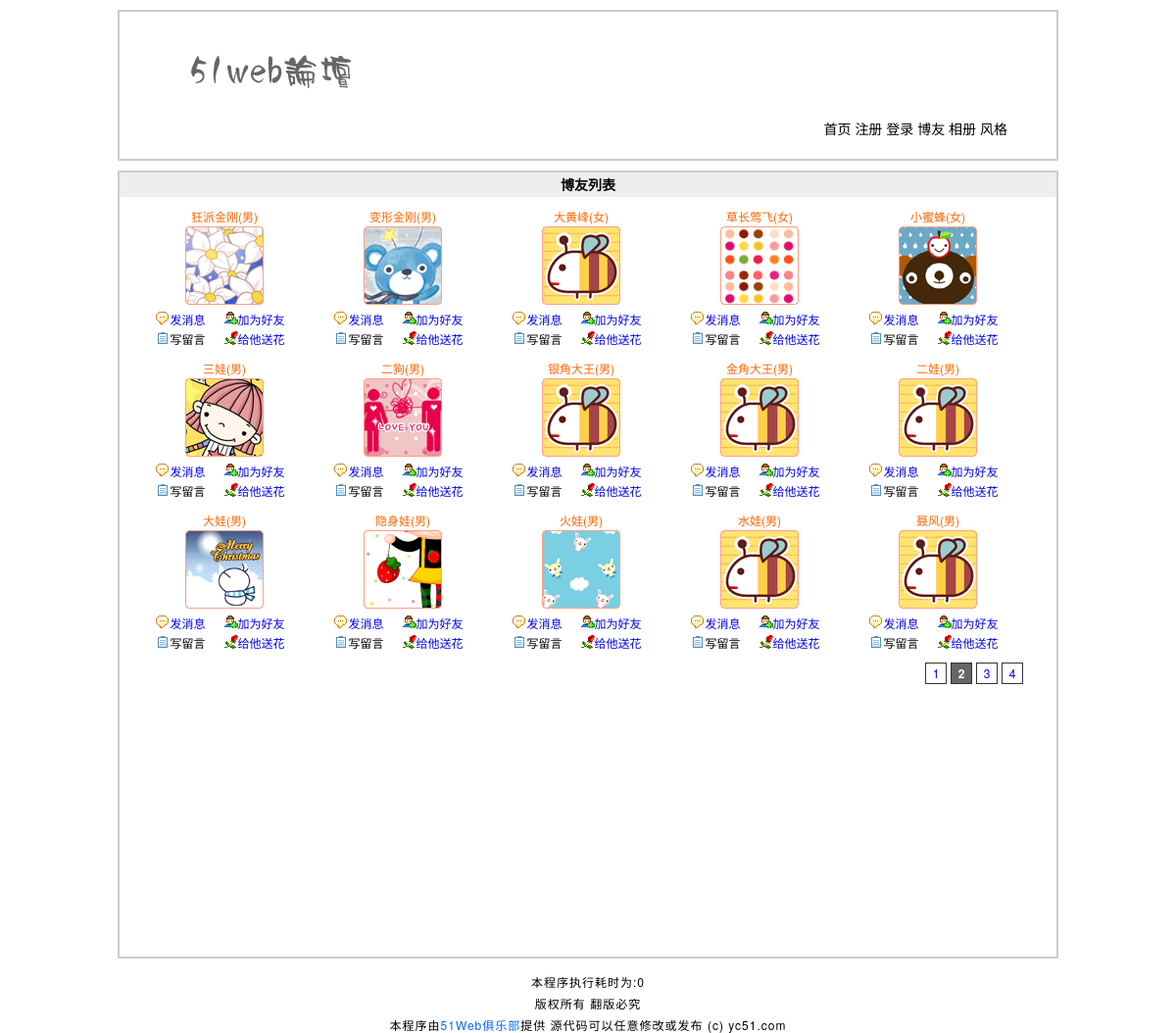
Screenshot of /blog.php?page=2 with the database file from the repository.
### tables this page shows
CREATE TABLE `tg_user` (
  `dg_id` mediumint(8) unsigned NOT NULL auto_increment COMMENT '//自动编号',
  `dg_uniqid` char(40) NOT NULL COMMENT '//验证登录唯一标识符',
  `dg_active` char(40) NOT NULL COMMENT '//激活账户的唯一标识符',
  `dg_username` varchar(20) NOT NULL COMMENT '//用户名',
  `dg_password` char(40) NOT NULL COMMENT '//密码',
  `dg_question` varchar(20) NOT NULL COMMENT '//问题',
  `dg_answer` char(40) NOT NULL COMMENT '//答案',
  `dg_email` varchar(40) default NULL COMMENT '//邮件',
  `dg_qq` varchar(10) default NULL COMMENT '//QQ',
  `dg_url` varchar(40) default NULL COMMENT '//网址',
  `dg_sex` char(1) NOT NULL COMMENT '//性别',
  `dg_face` char(12) NOT NULL COMMENT '//头像',
  `dg_switch` tinyint(1) unsigned NOT NULL default '1' COMMENT '//个性签名开关',
  `dg_autograph` varchar(200) default NULL COMMENT '//个性签名',
  `dg_level` tinyint(1) unsigned NOT NULL default '0' COMMENT '//会员等级',
  `dg_reg_time` datetime NOT NULL COMMENT '//注册时间',
  `dg_last_time` datetime NOT NULL COMMENT '//最后登录时间',
  `dg_last_ip` varchar(20) NOT NULL COMMENT '//最后登录的IP',
  `tg_login_count` smallint(4) unsigned NOT NULL default '0' COMMENT '//登录次数统计',
  PRIMARY KEY  (`dg_id`)
);

### blog.php (the view, shortened to what this page needs)
<?php
	global $_pagesize,$_pagenum;
		$result = mysql_query("        SELECT
				                               dg_id, dg_username,dg_sex,dg_face
				                         FROM
				                               tg_user
				                     ORDER BY
				                               dg_reg_time
				                         DESC
				                        LIMIT
				                               $_pagenum,$_pagesize
	                        ");
?>
<!DOCTYPE html>
<html>
	<head>
		<link rel="stylesheet" type="text/css" href="css/1/basic.css"/>
		<link rel="stylesheet" type="text/css" href="css/1/blog.css"/>
	</head>
	<body>
	<?php
		require ROOT_PATH.'includes/header.inc.php';
	?>
	<div id="blog">
		<h2>博友列表</h2>
		<?php
		     $_html = array();
		     while  ($rows = mysql_fetch_array($result,MYSQL_ASSOC)) {
			 $_html['id'] = $rows['dg_id'];
			 $_html['username'] = $rows['dg_username'];
			 $_html['sex'] = $rows['dg_sex'];
		     $_html['face'] = $rows['dg_face'];
			 $_html = _html($_html);
		?>
		<dl>
			<dd class="user"><?php echo $_html['username'] ?>(<?php echo $_html['sex'] ?>)</dd>
			<dt><img src="<?php echo $_html['face'] ?>" alt="<?php echo $_html['face'] ?>" /></dt>
			<dd class="message"><a href="javascript:;" name="message" title="<?php echo $_html['id']?>">发消息</a></dd>
			<dd class="friend"><a href="javascript:;" name="friend" title="<?php echo $_html['id']?>">加为好友</a></dd>
			<dd class="guest">写留言</dd>
			<dd class="flower"><a href="javascript:;" name="flower" title="<?php echo $_html['id']?>">给他送花</a></dd>
		</dl>
		<?php }?>
	</div>
	<?php
		require ROOT_PATH.'includes/footer.inc.php';
	?>
</body>
</html>

### css/1/basic.css (style rules this page uses)
body,h1,h2,h3,h4,h5,p,span,dl,dd,ul,ol,form,input,textarea,th,td,select { margin:0; padding:0; }
a { text-decoration:none; }
img { border:none; vertical-align:top; }
body { font-family: "Helvetica Neue", Helvetica, Arial, "Microsoft Yahei UI", "Microsoft YaHei", SimHei, "\5B8B\4F53", simsun, sans-serif; width:960px; margin:0 auto; background:#fff; font-size:14px; }
h2 { font-size:14px; background:#eee; height:25px; line-height:25px; text-indent:10px; }

### css/1/blog.css (style rules this page uses)
#blog { width:auto; height:800px; border:2px solid #ccc; font-size:12px; }
#blog h2 { text-indent:0; text-align:center; }
#blog dl { width:150px; margin:10px 0 0 32px; float:left; }
#blog dl dt { width:150px; margin:0 0 5px 0; }
#blog dl dt img { margin:0 auto; display:block; }
#blog dl dd { height:20px; line-height:20px; text-align:center; width:75px; float:left; }
#blog dl dd.user { width:150px; float:none; color:#f60; }
#blog dl dd.message { background:url(../../images/x1.gif) no-repeat 5px 35%; }
#blog dl dd.friend { background:url(../../images/x2.gif) no-repeat left 35%; }
#blog dl dd.guest { background:url(../../images/x3.gif) no-repeat 5px 35%; }
#blog dl dd.flower { background:url(../../images/x4.gif) no-repeat left 35%; }

### rows the page displays
tg_user: dg_username "狂派金刚", dg_sex "男", dg_face (picture)
tg_user: dg_username "变形金刚", dg_sex "男", dg_face (picture)
tg_user: dg_username "大黄峰", dg_sex "女", dg_face (picture)
tg_user: dg_username "草长莺飞", dg_sex "女", dg_face (picture)
tg_user: dg_username "小蜜蜂", dg_sex "女", dg_face (picture)
tg_user: dg_username "三娃", dg_sex "男", dg_face (picture)
tg_user: dg_username "二狗", dg_sex "男", dg_face (picture)
tg_user: dg_username "银角大王", dg_sex "男", dg_face (picture)
tg_user: dg_username "金角大王", dg_sex "男", dg_face (picture)
tg_user: dg_username "二娃", dg_sex "男", dg_face (picture)
tg_user: dg_username "大娃", dg_sex "男", dg_face (picture)
tg_user: dg_username "隐身娃", dg_sex "男", dg_face (picture)
tg_user: dg_username "火娃", dg_sex "男", dg_face (picture)
tg_user: dg_username "水娃", dg_sex "男", dg_face (picture)
tg_user: dg_username "聂风", dg_sex "男", dg_face (picture)

### other values shown
_runtime()-$start_time "0"
